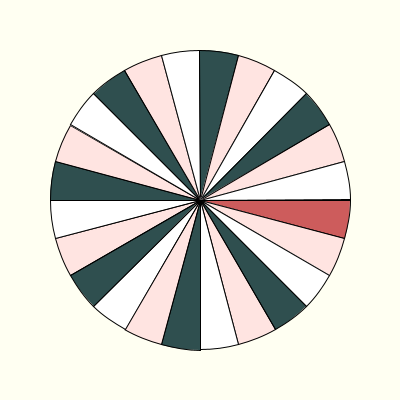
Frame 1 (no input)
Frame 60 (the mouse pressed at the canvas centre just before this capture): identical to frame 1, image omitted
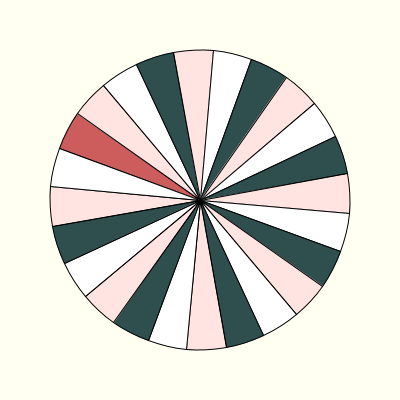
Frame 120 (the mouse held since frame 60 and released just before this capture)

The Processing sketch that drew these frames (run headless with seeded random() and noise(); from frame 60 on, the mouse is pressed at the canvas centre):

// Processing sketch: week16_8_big_wheel
// ── week16_8_big_wheel.pde
void setup(){
  size(400,400);
}
void draw(){
  background(#FFFFF2);
  float dx = radians(mouseX);
  for(int i=0; i<24; i++){
    if(i==0) fill(#CD5C5C);
    else if(i%3==0) fill(#2F4F4F);
    else if(i%3==1) fill(#FFE4E1);
    else fill(255,255,255);
    float a = radians(360/24);
    arc(200, 200, 300, 300, a*i+dx, a*i+a+dx, PIE);
  }
}
